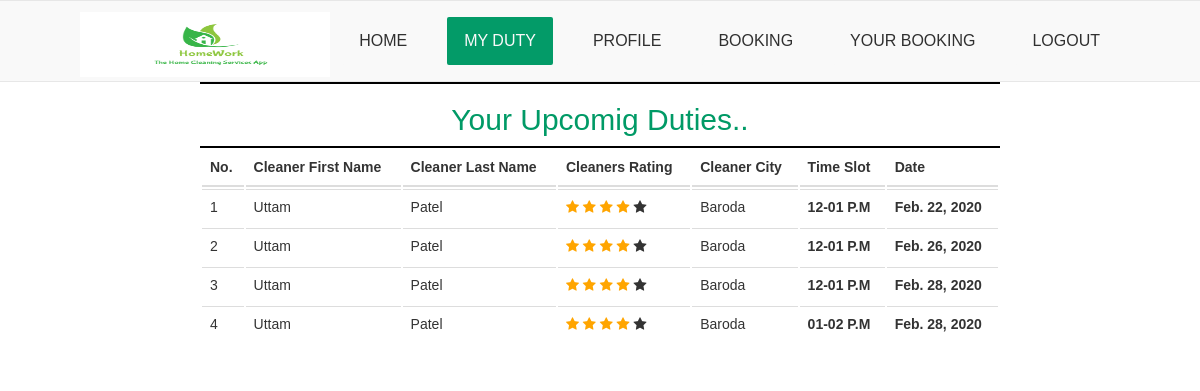
Page /dutydetail/12/ (signed in) on the earlier database version.
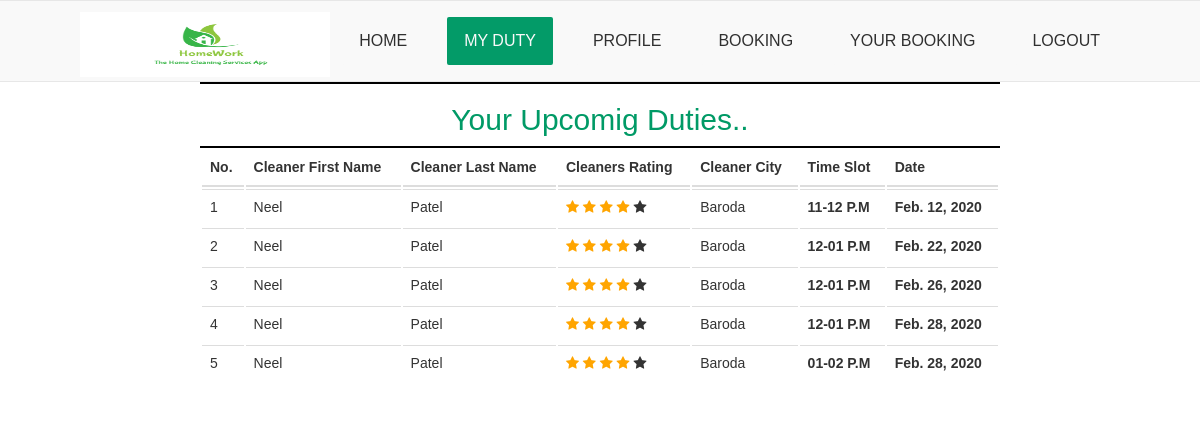
Same page on the later database version.
### booking/models.py (models this page shows, shortened)
class Booking(models.Model):
    user = models.ForeignKey(User,null=True,on_delete=models.SET_NULL)
    city = models.ForeignKey(City,null=True,on_delete=models.SET_NULL)
    cleaner = models.ForeignKey(Cleaner,null=True,on_delete=models.SET_NULL)
    date = models.DateField()
    slot = models.IntegerField(null=True)

### accounts/models.py (models this page shows, shortened)
class Cleaner(models.Model):
    user = models.OneToOneField(User,on_delete=models.PROTECT,primary_key=True)
    quality_score = models.FloatField(default=0.00)
    city = models.ForeignKey(City,null=True,on_delete=models.CASCADE)

class User(AbstractUser):
    username = models.CharField(max_length=20,unique=False)
    phone = models.CharField(max_length=10,unique=True)
    first_name = models.CharField(max_length=20,blank=True)
    last_name = models.CharField(max_length=20,blank=True)
    is_cleaner = models.BooleanField(default=False)
    USERNAME_FIELD = 'phone'
    REQUIRED_FIELDS =   ['username']

class City(models.Model):
    city = models.CharField(max_length=20,unique=True)
    def __str__(self):
        return self.city

### booking/views.py (the view)
# urls.py: path('dutydetail/<int:pk>/',Dutydetail.as_view(),name='dutydetail'),
class Dutydetail(ListView):
    template_name = 'booking/duty.html'
    def get_queryset(self):
        return Booking.objects.filter(cleaner__user=self.request.user).order_by('date')

### booking/templates/booking/duty.html (shortened to what this page needs)
{% extends 'accounts/base.html' %}
{% block content %}
<div class="col-md-12">
<center>
<hr>
        <strong></strong><h2>Your Upcomig Duties..</h2></strong>
<hr>
{% if object_list %}
<table class="table table-hover" style="width:100%;">
    <thead>
        <tr>
            <th>No.</th>
            <th>Cleaner First Name</th>
            <th>Cleaner Last Name</th>
            <th>Cleaners Rating</th>
            <th>Cleaner City</th>
            <th>Time Slot</th>
            <th>Date</th>
        </tr>
    </thead>
    <body>
        {% for i in object_list %}
            <tr>
                <td>{{ forloop.counter }}</td>
                <td>{{ i.cleaner.user.first_name }}</td>
                <td>{{ i.cleaner.user.last_name }}</td>
                <td>{% if i.cleaner.quality_score == 1.0 %}
                    {{ i.quality_score }}
                    <span class="fa fa-star checked"></span>
                    <span class="fa fa-star"></span>
                    <span class="fa fa-star"></span>
                    <span class="fa fa-star"></span>
                    <span class="fa fa-star"></span>
                   {% elif i.cleaner.quality_score == 2.0 %}
                   <span class="fa fa-star checked"></span>
                   <span class="fa fa-star checked"></span>
                   <span class="fa fa-star"></span>
                    <span class="fa fa-star"></span>
                    <span class="fa fa-star"></span>
                   {% elif i.cleaner.quality_score == 3.0 %}
                   <span class="fa fa-star checked"></span>
                   <span class="fa fa-star checked"></span>
                   <span class="fa fa-star checked"></span>
                   <span class="fa fa-star"></span>
                    <span class="fa fa-star"></span>
                   {% elif i.cleaner.quality_score == 4.0 %}
                   <span class="fa fa-star checked"></span>
                   <span class="fa fa-star checked"></span>
                   <span class="fa fa-star checked"></span>
                   <span class="fa fa-star checked"></span>
                   <span class="fa fa-star"></span>
                   {% else %}
                   <span class="fa fa-star checked"></span>
                   <span class="fa fa-star checked"></span>
                   <span class="fa fa-star checked"></span>
                   <span class="fa fa-star checked"></span>
                   <span class="fa fa-star checked"></span>
                   {% endif %}</td>
                <td>{{ i.cleaner.city }}</td>
                <td style="font-weight:bold;"><script>document.write(timeslot[{{ i.slot }}])</script></td>
                <td style="font-weight:bold;">{{ i.date }}</td>
            </tr>
        {% endfor %}
        {% else %}
            <tr><h2>You Have No Recent Bookings</h2></tr>
            <tr><h3>No Data Found</h3></tr>
        {% endif %}
    </body>
</table>
</center>
{% endblock content %}

Differences in the rows shown:
added Booking: cleaner.user.first_name "Neel", cleaner.user.last_name "Patel", cleaner.city "Baroda", date "Feb. 12, 2020"
changed through a linked row, Booking "Feb. 22, 2020": cleaner.user.first_name "Uttam" → "Neel"
changed through a linked row, Booking "Feb. 26, 2020": cleaner.user.first_name "Uttam" → "Neel"
changed through a linked row, Booking (number 4 of 5 on the later page): cleaner.user.first_name "Uttam" → "Neel"
changed through a linked row, Booking (number 5 of 5 on the later page): cleaner.user.first_name "Uttam" → "Neel"
